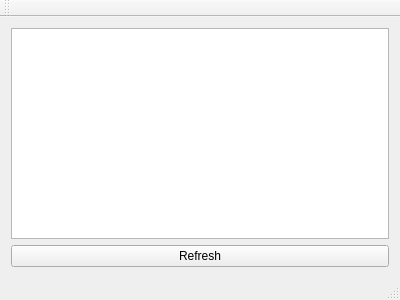
<?xml version="1.0" encoding="UTF-8"?>
<ui version="4.0">
 <class>MainWindow</class>
 <widget class="QMainWindow" name="MainWindow">
  <property name="geometry">
   <rect>
    <x>0</x>
    <y>0</y>
    <width>400</width>
    <height>300</height>
   </rect>
  </property>
  <property name="windowTitle">
   <string>MainWindow</string>
  </property>
  <widget class="QWidget" name="centralWidget">
   <layout class="QVBoxLayout" name="verticalLayout">
    <item>
     <widget class="QTableWidget" name="tableWidget"/>
    </item>
    <item>
     <widget class="QPushButton" name="pushButton">
      <property name="text">
       <string>Refresh</string>
      </property>
     </widget>
    </item>
   </layout>
  </widget>
  <widget class="QMenuBar" name="menuBar">
   <property name="geometry">
    <rect>
     <x>0</x>
     <y>0</y>
     <width>400</width>
     <height>19</height>
    </rect>
   </property>
  </widget>
  <widget class="QToolBar" name="mainToolBar">
   <attribute name="toolBarArea">
    <enum>TopToolBarArea</enum>
   </attribute>
   <attribute name="toolBarBreak">
    <bool>false</bool>
   </attribute>
  </widget>
  <widget class="QStatusBar" name="statusBar"/>
 </widget>
 <layoutdefault spacing="6" margin="11"/>
 <resources/>
 <connections/>
</ui>
